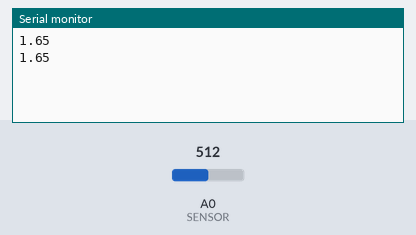
Recording of a sketch running on a simulated Arduino Uno, built with avr-gcc and run on an emulated ATmega328P. Parts: the last lines printed to the serial monitor. The test bench sets the inputs (shaded band); at power-on: A0 (SENSOR) = 512.

Above: at 3.8 s.
3.9 s: A0 (SENSOR) set to 716
At 6.8 s:
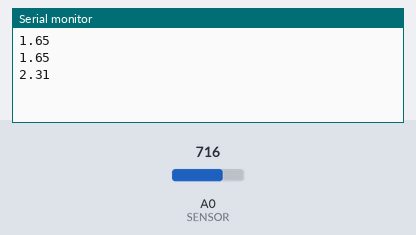
7.8 s: A0 (SENSOR) set to 900
At 10.3 s:
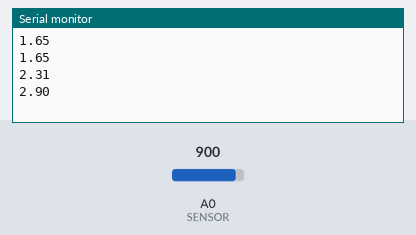
Timing chart, 0 to 11.8 s (numbered marks = the images above; inputs shaded):
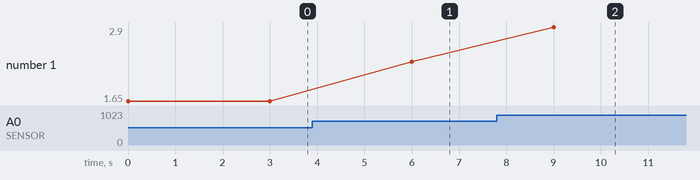

The sketch:

Sensor_turbidity_2.ino
```cpp
#include <Wire.h>

const int SENSOR =A0;

static float kekeruhan;
static float tegangan;

void setup()
{
  Serial.begin(9600);
  pinMode(SENSOR,INPUT);
}

void loop()
{
  int voltage=analogRead(SENSOR);
  tegangan=voltage*(3.3/1024);
  Serial.println(tegangan);
  delay(3000);
}
```

Measured:
- after the input at 3.9 s, the serial monitor: prints a new line after 2.1 s (image 1)
- after the input at 7.8 s, the serial monitor: prints a new line after 1.2 s (image 2)
- plotted number 1: 1.65 → 2.31 after the input at 3.9 s, 2.31 → 2.9 after the input at 7.8 s
